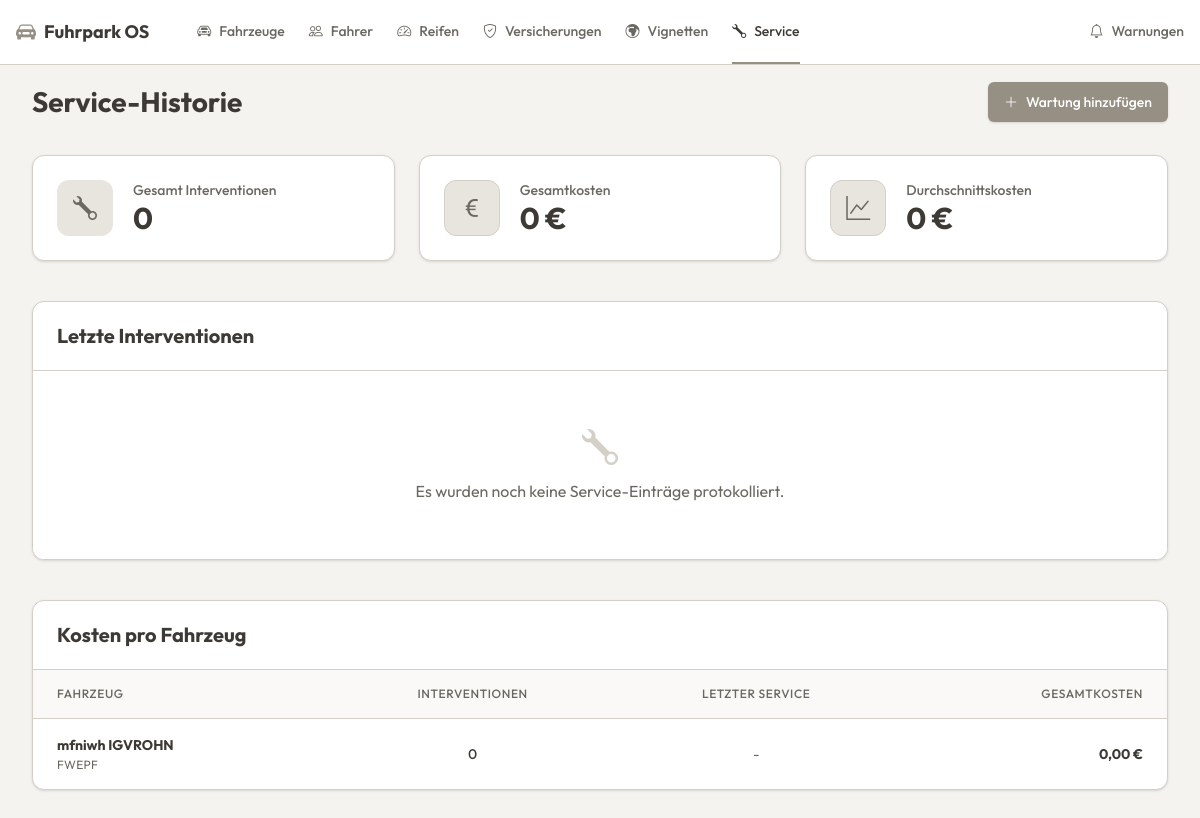
/views/service/service_list.php, run on an earlier commit of the app's database.
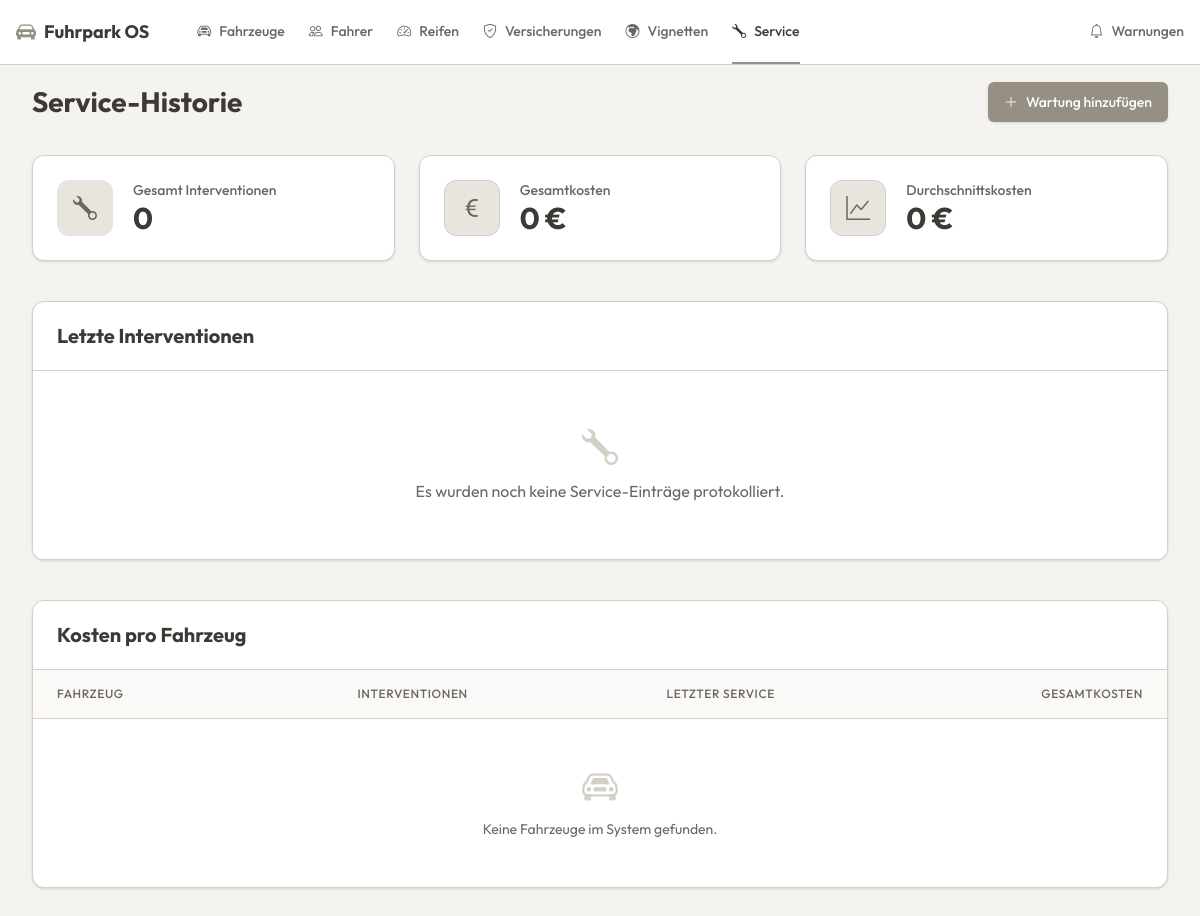
And on a later commit of the database.
### tables this page shows
CREATE TABLE fahrzeuge (
        id INTEGER PRIMARY KEY AUTOINCREMENT,
        kennzeichen TEXT NOT NULL,
        fahrzeug_typ TEXT NOT NULL,
        marke TEXT NOT NULL,
        modell TEXT NOT NULL,
        vin TEXT NOT NULL,
        status TEXT DEFAULT 'Aktiv',
        fahrer_id INTEGER DEFAULT NULL,
        naechster_tuev TEXT NOT NULL,
        naechster_service TEXT NOT NULL
    );

### views/service/service_list.php (the view, shortened to what this page needs)
<?php
require '../../config/db.php';
$stats = $pdo->query("
    SELECT COUNT(*) as total_count,
           SUM(kosten) as total_cost,
           AVG(kosten) as avg_cost
    FROM wartung
")->fetch(PDO::FETCH_ASSOC);
$totalInterventions = $stats['total_count'] ?: 0;
$totalCost = $stats['total_cost'] ?: 0;
$avgCost = $stats['avg_cost'] ?: 0;
$sqlRecent = "
    SELECT w.*, f.marke, f.modell, f.kennzeichen
    FROM wartung w
    JOIN fahrzeuge f ON w.fahrzeug_id = f.id
    ORDER BY w.datum DESC
    LIMIT 20
";
$recentServices = $pdo->query($sqlRecent)->fetchAll(PDO::FETCH_ASSOC);
$sqlVehicles = "
    SELECT f.id, f.marke, f.modell, f.kennzeichen,
           COUNT(w.id) as intervention_count,
           MAX(w.datum) as last_service,
           SUM(w.kosten) as total_vehicle_cost
    FROM fahrzeuge f
    LEFT JOIN wartung w ON f.id = w.fahrzeug_id
    GROUP BY f.id
    ORDER BY total_vehicle_cost DESC, f.kennzeichen ASC
";
$vehicleCosts = $pdo->query($sqlVehicles)->fetchAll(PDO::FETCH_ASSOC);
?>
<!DOCTYPE html>
<html lang="de">
<head>
    <link href="https://cdn.jsdelivr.net/npm/bootstrap-icons@1.10.5/font/bootstrap-icons.css" rel="stylesheet">
    <script src="https://unpkg.com/@tailwindcss/browser@4"></script>
</head>
<body>
<?php include '../../components/navbar.php'; ?>
<main class="max-w-[1300px] mx-auto px-4 sm:px-6 lg:px-8 py-4">
    <div class="flex flex-col sm:flex-row justify-between items-start sm:items-center mb-8 gap-4">
        <h1 class="text-[28px] font-bold text-foreground">Service-Historie</h1>
        <a href="../../index.php" class="w-full sm:w-auto flex items-center justify-center gap-2 bg-primary text-primary-foreground hover:opacity-90 px-4 py-2.5 text-sm font-medium rounded-md shadow-sm transition-opacity" title="Gehen Sie zum Fahrzeugprofil, um eine Wartung zu protokollieren">
            <i class="bi bi-plus-lg"></i> Wartung hinzufügen
        </a>
    </div>
    <div class="grid grid-cols-1 md:grid-cols-3 gap-6 mb-10">
        <div class="bg-card rounded-xl p-6 shadow-sm border border-border flex items-center gap-5">
            <div class="w-14 h-14 rounded-xl bg-muted flex items-center justify-center text-muted-foreground text-2xl">
                <i class="bi bi-wrench"></i>
            </div>
            <div>
                <div class="text-sm text-muted-foreground font-medium">Gesamt Interventionen</div>
                <div class="text-3xl font-bold text-foreground"><?= $totalInterventions ?></div>
            </div>
        </div>
        <div class="bg-card rounded-xl p-6 shadow-sm border border-border flex items-center gap-5">
            <div class="w-14 h-14 rounded-xl bg-[#E8E5DF] flex items-center justify-center text-[#6b6761] text-2xl border border-[#d4cfc7]">
                <i class="bi bi-currency-euro"></i>
            </div>
            <div>
                <div class="text-sm text-muted-foreground font-medium">Gesamtkosten</div>
                <div class="text-3xl font-bold text-foreground"><?= number_format($totalCost, 0, ',', '.') ?> €</div>
            </div>
        </div>
        <div class="bg-card rounded-xl p-6 shadow-sm border border-border flex items-center gap-5">
            <div class="w-14 h-14 rounded-xl bg-[#E8E5DF] flex items-center justify-center text-[#6b6761] text-2xl border border-[#d4cfc7]">
                <i class="bi bi-graph-up"></i>
            </div>
            <div>
                <div class="text-sm text-muted-foreground font-medium">Durchschnittskosten</div>
                <div class="text-3xl font-bold text-foreground"><?= number_format($avgCost, 0, ',', '.') ?> €</div>
            </div>
        </div>
    </div>
    <div class="bg-card border border-border rounded-xl shadow-sm mb-10 overflow-hidden">
        <div class="px-6 py-5 border-b border-border">
            <h2 class="text-xl font-bold text-foreground">Letzte Interventionen</h2>
        </div>
        <div class="p-6 space-y-4 bg-card">
            <?php if (empty($recentServices)): ?>
                <div class="text-center text-muted-foreground py-8">
                    <i class="bi bi-wrench text-4xl mb-3 block text-border"></i>
                    Es wurden noch keine Service-Einträge protokolliert.
                </div>
            <?php endif; ?>
        </div>
    </div>
    <div class="bg-card border border-border rounded-xl shadow-sm overflow-hidden mb-8">
        <div class="px-6 py-5 border-b border-border">
            <h2 class="text-xl font-bold text-foreground">Kosten pro Fahrzeug</h2>
        </div>
        <div class="overflow-x-auto">
            <table class="w-full text-sm text-left whitespace-nowrap">
                <thead class="text-xs text-muted-foreground uppercase bg-background/50 border-b border-border tracking-wider">
                <tr>
                    <th class="px-6 py-4 font-medium">Fahrzeug</th>
                    <th class="px-6 py-4 font-medium text-center">Interventionen</th>
                    <th class="px-6 py-4 font-medium text-center">Letzter Service</th>
                    <th class="px-6 py-4 font-medium text-right">Gesamtkosten</th>
                </tr>
                </thead>
                <tbody class="divide-y divide-border">
                <?php foreach ($vehicleCosts as $vc):
                    $hasService = $vc['intervention_count'] > 0;
                    ?>
                    <tr class="hover:bg-muted/30 transition-colors">
                        <td class="px-6 py-4">
                            <a href="../vehicles/vehicle_details.php?id=<?= $vc['id'] ?>" class="font-bold text-foreground hover:text-primary transition-colors block">
                                <?= htmlspecialchars($vc['marke']) ?> <?= htmlspecialchars($vc['modell']) ?>
                            </a>
                            <div class="text-xs text-muted-foreground uppercase mt-0.5 tracking-wide">
                                <?= htmlspecialchars($vc['kennzeichen']) ?>
                            </div>
                        </td>
                        <td class="px-6 py-4 text-center font-medium text-foreground">
                            <?= $vc['intervention_count'] ?>
                        </td>
                        <td class="px-6 py-4 text-center text-muted-foreground">
                            <?= $hasService ? date('d.m.Y', strtotime($vc['last_service'])) : '-' ?>
                        </td>
                        <td class="px-6 py-4 text-right font-bold text-foreground">
                            <?= $hasService ? number_format($vc['total_vehicle_cost'], 2, ',', '.') . ' €' : '0,00 €' ?>
                        </td>
                    </tr>
                <?php endforeach; ?>
                <?php if (empty($vehicleCosts)): ?>
                    <tr>
                        <td colspan="4" class="px-6 py-12 text-center text-muted-foreground">
                            <i class="bi bi-car-front text-4xl mb-3 block text-border"></i>
                            Keine Fahrzeuge im System gefunden.
                        </td>
                    </tr>
                <?php endif; ?>
                </tbody>
            </table>
        </div>
    </div>
</main>
</body>
</html>

### components/navbar.php (shortened to what this page needs)
<?php
$currentPage = basename($_SERVER['SCRIPT_NAME']);
?>
<nav class="bg-card border-b border-border sticky top-0 z-50">
    <div class="max-w-[1300px] mx-auto px-4 h-16 flex items-center gap-8 overflow-x-auto no-scrollbar">
        <a href="<?= BASE_URL ?>index.php" class="flex items-center gap-2 text-lg font-bold whitespace-nowrap pr-4">
            <i class="bi bi-car-front-fill text-primary text-xl"></i> Fuhrpark OS
        </a>
        <div class="flex items-center gap-6 h-full text-sm font-medium">
            <?php
            $navItems = [
                    ['Fahrzeuge', 'bi-car-front', ['index.php', 'vehicle_details.php', 'vehicle_form.php'], 'index.php'],
                    ['Fahrer', 'bi-people', ['drivers_list.php', 'driver_form.php', 'assign_driver.php'], 'views/drivers/drivers_list.php'],
                    ['Reifen', 'bi-speedometer2', ['tires_list.php', 'tire_form.php'], 'views/vehicles/tires_list.php'],
                    ['Versicherungen', 'bi-shield-check', ['insurance_list.php', 'insurance_form.php'], 'views/vehicles/insurance_list.php'],
                    ['Vignetten', 'bi-globe-europe-africa', ['vignette_list.php', 'vignette_form.php'], 'views/vehicles/vignette_list.php'],
                    ['Service', 'bi-wrench', ['service_list.php', 'service_form.php'], 'views/service/service_list.php']
            ];
            foreach ($navItems as $item):
                $isActive = in_array($currentPage, $item[2])
                        ? 'border-primary text-foreground'
                        : 'border-transparent text-muted-foreground hover:text-foreground hover:border-border';
                ?>
                <a href="<?= BASE_URL . $item[3] ?>" class="flex items-center gap-2 h-full border-b-2 transition-colors whitespace-nowrap <?= $isActive ?>">
                    <i class="bi <?= $item[1] ?>"></i> <?= $item[0] ?>
                </a>
            <?php endforeach; ?>
        </div>
        <?php
        $isWarningsActive = ($currentPage === 'warnings_list.php')
                ? 'border-primary text-foreground'
                : 'border-transparent text-muted-foreground hover:text-foreground';
        ?>
        <a href="<?= BASE_URL ?>views/vehicles/warnings_list.php" class="flex items-center gap-2 h-full border-b-2 text-sm font-medium transition-colors whitespace-nowrap pl-4 border-l border-border <?= $isWarningsActive ?>">
            <i class="bi bi-bell"></i> Warnungen
        </a>
    </div>
</nav>

### components/navbar.php (style rules this page uses)
.no-scrollbar { -ms-overflow-style: none; scrollbar-width: none; }

What changed in the data, as far as the page shows it:
removed fahrzeuge: marke "mfniwh", modell "IGVROHN", kennzeichen "FWEPF", intervention_count "0"
Also different on the page:
text now shown: "Keine Fahrzeuge im System gefunden."
